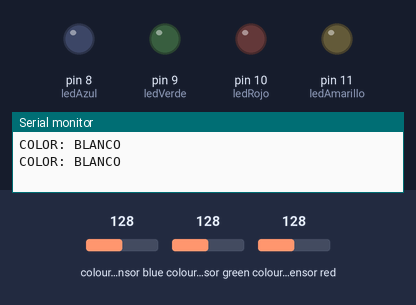
A sketch run on a simulated Arduino Uno, built with avr-gcc and run on an emulated ATmega328P. Parts: output pins drawn as LEDs (lit = HIGH), the last lines printed to the serial monitor. Wiring (inferred from the names in the program): TCS3200 colour sensor: output pin 4; S2 pin 5; S3 pin 6; S0 pin 2; S1 pin 3. The inputs (shaded band) are chosen by the test bench; at power-on: colour sensor blue 128, colour sensor green 128, colour sensor red 128. Pins used as bus, display or sensor lines are not drawn.

Above: at 1.2 s.
1.3 s: colour sensor blue set to 51
2.8 s: colour sensor blue set to 44
At 4.5 s:
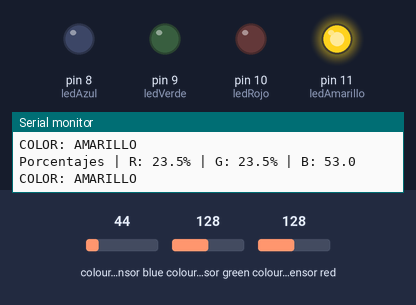
4.8 s: colour sensor green set to 73
6.3 s: colour sensor green set to 68
At 7.8 s:
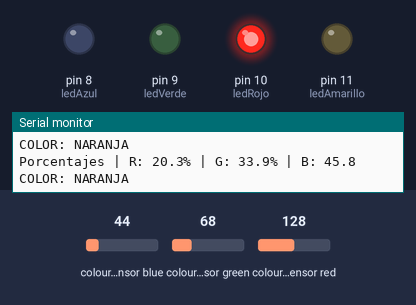
8.1 s: colour sensor blue set to 35
At 9.6 s:
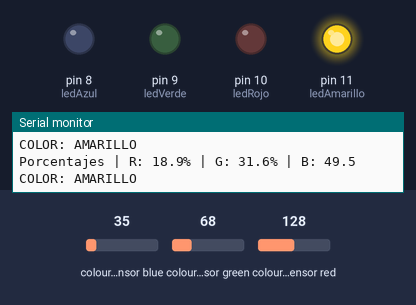
9.9 s: colour sensor blue set to 64
At 11.5 s:
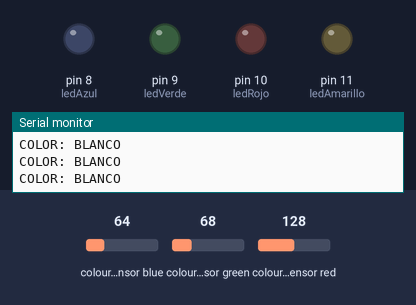
Timing chart, 0 to 12.7 s (numbered marks = the images above; inputs shaded):
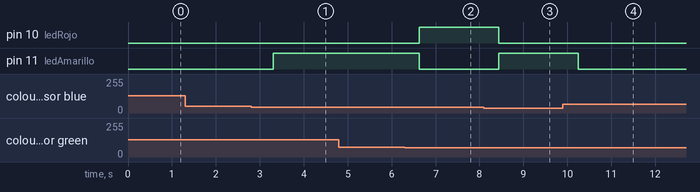

Measured:
- the behaviour switches between 48 and 47 on colour sensor blue (found by bisection; images 0 and 1)
- the behaviour switches between 71 and 70 on colour sensor green (found by bisection; images 1 and 2)
- the behaviour switches between 39 and 38 on colour sensor blue (found by bisection; images 2 and 3)
- after the input at 2.8 s, pin 11 (ledAmarillo): LOW → HIGH after 0.50 s
- after the input at 6.3 s, pin 10 (ledRojo): LOW → HIGH after 0.33 s; pin 11 (ledAmarillo): HIGH → LOW after 0.33 s
- after the input at 8.1 s, pin 10 (ledRojo): HIGH → LOW after 0.34 s; pin 11 (ledAmarillo): LOW → HIGH after 0.34 s
- after the input at 9.9 s, pin 11 (ledAmarillo): HIGH → LOW after 0.35 s

The sketch:

Codigo_sensor_de_colores_copy_20260924170610.ino
```cpp
// CONFIGURACIÓN DE PINES

// Sensor de color: TCS3200
const int S0 = 2;
const int S1 = 3;
const int S2 = 5;
const int S3 = 6;
const int sensorOut = 4;

// LEDs de colores
const int ledAmarillo = 11; //Amarillo
const int ledRojo     = 10; //Naranja
const int ledVerde    = 9;  //Rosa
const int ledAzul     = 8;  //Cyan

// Variables para lecturas de frecuencia de color
int redFreq = 0;
int greenFreq = 0;
int blueFreq = 0;

// setup  (configuración inicial)
void setup() {

// configuracion pines del sensor
  pinMode(S0, OUTPUT);
  pinMode(S1, OUTPUT);
  pinMode(S2, OUTPUT);
  pinMode(S3, OUTPUT);
  pinMode(sensorOut, INPUT);

// configuracion pines leds
  pinMode(ledAmarillo, OUTPUT);
  pinMode(ledRojo, OUTPUT);
  pinMode(ledVerde, OUTPUT);
  pinMode(ledAzul, OUTPUT);

// Escala de frecuencia al 20%
  digitalWrite(S0, HIGH);
  digitalWrite(S1, LOW);

// Inicialización de la comunicación serie
  Serial.begin(9600);
}


// loop (bucle)
void loop() {
  leerfrecuencias();

  // filtros para ahorrar energía (negro y blanco no serán colores válidos)
  bool esnegro  = (redFreq > 360) && (greenFreq > 360) && (blueFreq > 280);
  bool esblanco = (redFreq < 105) && (greenFreq < 105) && (blueFreq < 85);

  if (esnegro) {
    apagarTodosLosLEDs();
    Serial.println("COLOR: NEGRO");
    delay(300);
    return; // reiniciar calculo (no medir valores de negro, no sirven)
  }

  if (esblanco) {
    apagarTodosLosLEDs();
    Serial.println("COLOR: BLANCO");
    delay(300);
    return; // reiniciar calculo (no medir valores de blanco, no sirven)
  }

  // step 1: porcentaje del color en referencia al total para evitar leer mal los colores cuando la intensidad del color sube o baja

  float sumafreqtotal = redFreq + greenFreq + blueFreq;
  float porcentajeRed = (redFreq/sumafreqtotal) *100.0;
  float porcentajeGreen = (greenFreq/sumafreqtotal) *100.0;
  float porcentajeBlue = (blueFreq/sumafreqtotal) *100.0;

  Serial.print("Porcentajes | R: ");
  Serial.print(porcentajeRed, 1); //porcentaje rounded a 1 decimal
  Serial.print("%");

  Serial.print(" | G: ");
  Serial.print(porcentajeGreen, 1);
  Serial.print("%");

  Serial.print(" | B: ");
  Serial.println(porcentajeBlue, 1);

// step 2: calcular diferencia entre porcentajes (y hacerlos absolutos, para comparar positivos)

  float diferenciaRojoAzul = porcentajeRed - porcentajeBlue;
  if (diferenciaRojoAzul < 0) {
    diferenciaRojoAzul = -diferenciaRojoAzul;
  }

  float diferenciaVerdeRojo = porcentajeGreen - porcentajeRed;
  if (diferenciaVerdeRojo < 0) {
    diferenciaVerdeRojo = -diferenciaVerdeRojo;
  }

  // no necesitamos diferencia verdeazul porque los tonos dados tienen muy similares la diferencia absoluta, excepto rosa y naranja pero se descartan por el rojo azul

// step 3: más bools para las if conditions, primero evaluar si es cyan, luego rosa, amarillo y naranja

  bool azulesmasfuerte = (porcentajeBlue < porcentajeRed) && (porcentajeBlue < porcentajeGreen); //menor numero de frecuencia = mayor intensidad, cyan tiene el azul mas fuerte
  bool verdeesmasdebil = (porcentajeGreen > porcentajeRed) && (porcentajeGreen > porcentajeBlue); //mayor numero de frecuencia = menor intensidad, rosa tiene el verde mas pronunciado
  bool rojoesmasfuerte = (porcentajeRed < porcentajeBlue); //para separar naranja y amarillo, queremos saber que tan rojizo es, luego medimos diferencia verde rojo (tienen azul similares)

  bool rojoyazulsonparecidos  = diferenciaRojoAzul  <= 10.0; //rosa tiene valores de rojo y azul similares
  bool verdeyrojosonparecidos = diferenciaVerdeRojo <= 13.0; //naranja tiene mayor diferencia de verderojo, amarillo tiene verderojo similares

// step 4: decidir color

  apagarTodosLosLEDs();

  if (azulesmasfuerte && redFreq > 140) {
    digitalWrite(ledAzul, HIGH);
    Serial.println("COLOR: CYAN");
  }
  else if (verdeesmasdebil && rojoyazulsonparecidos) {
    digitalWrite(ledVerde, HIGH);
    Serial.println("COLOR: ROSA");
  }
  else if (rojoesmasfuerte && verdeyrojosonparecidos) {
    digitalWrite(ledAmarillo, HIGH);
    Serial.println("COLOR: AMARILLO");
  }
  else if (rojoesmasfuerte && !verdeyrojosonparecidos) { // not!: si no se parecen es naranja
    digitalWrite(ledRojo, HIGH);
    Serial.println("COLOR: NARANJA");
  }
  else {
    Serial.println("COLOR: ?"); //si ninguna se cumple, hay un error
  }
}
//fin del loop

//funciones auxiliares

//usar los filtros de colores del sensor
void leerfrecuencias() {
  digitalWrite(S2, LOW);
  digitalWrite(S3, LOW);
  redFreq = pulseIn(sensorOut, LOW);
  delay(100); //cambio de filtro, mas precision con delays

  digitalWrite(S2, HIGH);
  digitalWrite(S3, HIGH);
  greenFreq = pulseIn(sensorOut, LOW);
  delay(100);

  digitalWrite(S2, LOW);
  digitalWrite(S3, HIGH);
  blueFreq = pulseIn(sensorOut, LOW);
  delay(100);
}

//apagar los 4 leds
void apagarTodosLosLEDs() {
  digitalWrite(ledAmarillo, LOW);
  digitalWrite(ledRojo, LOW);
  digitalWrite(ledVerde, LOW);
  digitalWrite(ledAzul, LOW);
}
```
